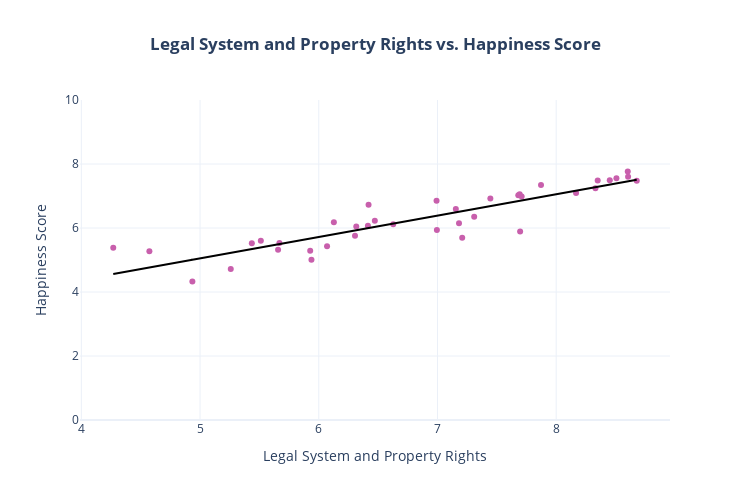

Source (notebook cell):
### Markdown cell above
### Zooming In: Happiness and Legal Freedom

To further explore the relationship between happiness and legal freedom, we delve into a scatter plot focusing on the correlation between the Happiness Score and Economic Freedom - Legal System and Property Rights. The scatter plot reveals a clear linear relationship, underscoring that higher legal freedom is associated with higher happiness levels. The trend line in the scatter plot reinforces this observation, illustrating that as legal freedom increases, overall happiness scores tend to rise.

### Code cell
# Convert data to numpy arrays
X = np.array(data['Legal System and Property Rights'])  # Independent variable
y = np.array(data['Happiness Score'])  # Dependent variable

# Compute coefficients of linear regression (y = mx + c)
X_mean = np.mean(X)
y_mean = np.mean(y)
m = np.sum((X - X_mean) * (y - y_mean)) / np.sum((X - X_mean) ** 2)
c = y_mean - m * X_mean

# Predicted values of y based on the regression equation
y_pred = m * X + c

# Plotting the scatter plot and regression line using Plotly
fig = go.Figure()

# Scatter plot of data points
fig.add_trace(go.Scatter(
    x=X,
    y=y,
    mode='markers',
    marker=dict(color='#c85fac'),
    name='Data Points'
))

# Regression line
fig.add_trace(go.Scatter(
    x=X,
    y=y_pred,
    mode='lines',
    line=dict(color='black', width=2),
    name='Regression Line'
))

# Layout settings with adjusted axis ranges
fig.update_layout(
    title='<b>Legal System and Property Rights vs. Happiness Score</b>',
    xaxis_title='Legal System and Property Rights',
    yaxis_title='Happiness Score',
    showlegend=False,
    hovermode='closest',
    template='plotly_white',
    width=750,
    height=500,

    yaxis_range=[0, 10],  # Set range for y-axis
)

# Show the plot
fig.update_layout(title_x=0.5)
fig.show()

### Figure 1 — Plotly figure (JSON) as saved in the notebook; plotly's stock layout.template omitted (floating-point values rounded to 4 significant figures)
{"data": [{"marker": {"color": "#c85fac"}, "mode": "markers", "name": "Data Points", "type": "scatter", "x": [8.679, 8.606, 7.181, 7.681, 7.693, 7.696, 6.42, 6.992, 8.35, 6.995, 8.603, 8.451, 6.316, 8.167, 7.709, 7.309, 6.414, 8.331, 5.259, 5.939, 7.208, 8.507, 7.872, 5.436, 7.445, 6.472, 7.155, 6.305, 6.627, 6.07, 5.669, 6.127, 5.512, 5.928, 4.573, 4.269, 5.657, 4.935], "y": [7.48, 7.6, 6.149, 7.021, 7.054, 5.893, 6.726, 6.852, 7.488, 5.94, 7.769, 7.494, 6.046, 7.09, 6.985, 6.354, 6.07, 7.246, 4.719, 5.011, 5.693, 7.554, 7.343, 5.523, 6.923, 6.223, 6.592, 5.758, 6.118, 5.432, 5.529, 6.182, 5.603, 5.287, 5.274, 5.386, 5.323, 4.332]}, {"line": {"color": "black", "width": 2}, "mode": "lines", "name": "Regression Line", "type": "scatter", "x": [8.679, 8.606, 7.181, 7.681, 7.693, 7.696, 6.42, 6.992, 8.35, 6.995, 8.603, 8.451, 6.316, 8.167, 7.709, 7.309, 6.414, 8.331, 5.259, 5.939, 7.208, 8.507, 7.872, 5.436, 7.445, 6.472, 7.155, 6.305, 6.627, 6.07, 5.669, 6.127, 5.512, 5.928, 4.573, 4.269, 5.657, 4.935], "y": [7.509, 7.46, 6.508, 6.842, 6.85, 6.852, 5.999, 6.382, 7.289, 6.383, 7.458, 7.357, 5.93, 7.167, 6.861, 6.594, 5.995, 7.276, 5.223, 5.677, 6.526, 7.395, 6.97, 5.341, 6.685, 6.034, 6.49, 5.922, 6.138, 5.765, 5.497, 5.803, 5.392, 5.67, 4.764, 4.561, 5.489, 5.006]}], "layout": {"height": 500, "hovermode": "closest", "showlegend": false, "title": {"text": "<b>Legal System and Property Rights vs. Happiness Score</b>", "x": 0.5}, "width": 750, "xaxis": {"title": {"text": "Legal System and Property Rights"}}, "yaxis": {"range": [0, 10], "title": {"text": "Happiness Score"}}}}
